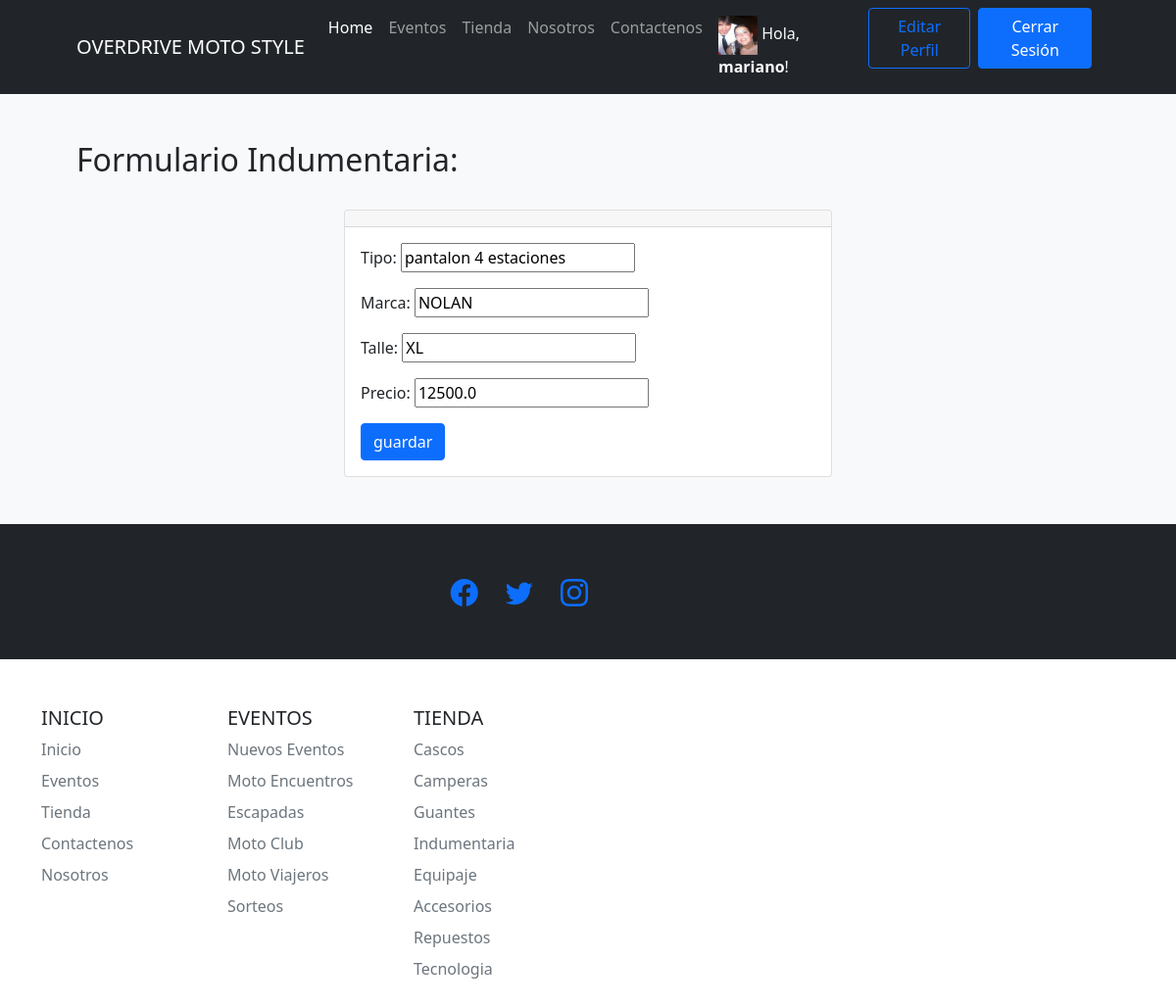
/tiendaapp/editar_indumentaria/2/ (signed in), run on the app's committed database.
### tiendaapp/models.py (models this page shows)
class Avatar(models.Model):
    usuario = models.OneToOneField(User, on_delete=models.CASCADE)
    imagen = models.ImageField(upload_to='avatar/', blank=True, null=True)

class indumentaria(models.Model):
    tipo = models.CharField("Tipo", max_length=30)
    marca = models.CharField("Marca", max_length=30)
    talle = models.CharField("Talle", max_length=30)
    precio = models.FloatField ("Precio $")

### tiendaapp/views.py (the view, shortened to what this page needs)
# urls.py: path('editar_indumentaria/<indumentaria_id>/', editar_indumentaria, name="editar_indumentaria"),
def editar_indumentaria(request, indumentaria_id):
    Indumentaria = indumentaria.objects.get(id=indumentaria_id)
    formulario = IndumentariaFormulario(initial={"marca":Indumentaria.marca,"tipo":Indumentaria.tipo, "talle":Indumentaria.talle, "precio":Indumentaria.precio })
    return render(request,"tiendaapp/formulario_indumentaria.html",{"form":formulario})

### tiendaapp/forms.py
class IndumentariaFormulario(forms.Form):
    tipo = forms.CharField()
    marca = forms.CharField()
    talle = forms.CharField()
    precio = forms.FloatField()

### tiendaapp/templates/tiendaapp/formulario_indumentaria.html (shortened to what this page needs)
{% extends 'tiendaapp/base.html' %}
{% load static %}
{% block contenidoPagina %}
{% if user.is_staff %}
<section class="bg-light py-5">
    <div class="container px-5">
        <h2>Formulario Indumentaria:</h2>
        <br>
        <div class="row gx-5 justify-content-center">
            <div class="col-lg-6">
                <div class="card">
                    <div class="card-header text-center">
                    </div>
                    <div class="card-body">
                        <form action="" method="post">
                            {{ form.as_p }}
                            <input type="submit" class="btn btn-primary" value="guardar">
                        </form>
                    </div>
                </div>
            </div>
        </div>
    </div>
</section>
{% endif %}
{% endblock %}

### tiendaapp/templates/tiendaapp/base.html (shortened to what this page needs)
{% load static %}
<!DOCTYPE html>
<html lang="es-la">
    <head>
        <link rel="stylesheet" href="https://cdn.jsdelivr.net/npm/bootstrap-icons@1.8.3/font/bootstrap-icons.css">
        <link href="{% static 'css/styles.css'%}" rel="stylesheet" />
    </head>
    <body>
        <nav class="navbar navbar-expand-lg navbar-dark bg-dark">
            <div class="container px-5">
                <a class="navbar-brand" href="{% url 'index' %}">OVERDRIVE MOTO STYLE</a>
               <div class="collapse navbar-collapse" id="navbarSupportedContent">
                    <ul class="navbar-nav ms-auto mb-2 mb-lg-0">
                        <li class="nav-item"><a class="nav-link active" aria-current="page" href="{% url 'index' %}">Home</a></li>
                        <li class="nav-item"><a class="nav-link" href="{% url 'Eventos' %}">Eventos</a></li>
                        <li class="nav-item"><a class="nav-link" href="{% url 'tienda' %}">Tienda</a></li>
                        <li class="nav-item"><a class="nav-link" href="{% url 'nosotros' %}">Nosotros</a></li>
                        <li class="nav-item"><a class="nav-link" href="{% url 'contacto' %}">Contactenos</a></li>
                        {% if user.is_authenticated %}
                            <li class="nav-item"><p class="text-light my-2 mx-2">
                                {% if user.avatar.imagen %}
                                    <img src="{{ user.avatar.imagen.url }}" style="width: 40px; height: 40px;" alt="">
                                {% else %}
                                    <i class="bi bi-person-bounding-box"></i>
                                {% endif %}
                                Hola, <b>{{user.username}}</b>!</p></li>
                            <li class="nav-item"><a class="btn btn-outline-primary" href="{% url 'editar_perfil' %}">Editar Perfil</a></li>
                            <li class="nav-item"><a class="btn btn-primary mx-2" href="{% url 'logout' %}">Cerrar Sesión</a></li>
                        {% else %}
                            <li class="nav-item"><a class="btn btn-primary mx-2" href="{% url 'login' %}">Iniciar Sesión</a></li>
                            <li class="nav-item"><a class="btn btn-outline-primary" href="{% url 'register' %}">Registrarse</a></li>
                        {% endif %}
                    </ul>
                </div>
            </div>
        </nav>
        {% block contenidoPagina %}
        {% endblock %}
        <footer class="py-5 bg-dark">
            <div class="container px-4 px-lg-5">
                <div class="col-lg-6 h-100 text-center text-lg-end my-auto">
                    <ul class="list-inline mb-0">
                        <li class="list-inline-item me-4">
                            <a href="{% url 'en_construccion'%}" ><i class="bi-facebook fs-3"></i></a>
                        </li>
                        <li class="list-inline-item me-4">
                            <a href="{% url 'en_construccion'%}" ><i class="bi-twitter fs-3"></i></a>
                        </li>
                        <li class="list-inline-item">
                            <a href="{% url 'en_construccion'%}" ><i class="bi-instagram fs-3"></i></a>
                        </li>
                    </ul>
                </div>
        </footer>
    </body>
</html>
</html>
    </body>
        <div class="container">
            <footer class="py-5">
            <div class="row">
                <div class="col-6 col-md-2 mb-3">
                <h5>INICIO</h5>
                <ul class="nav flex-column">
                    <li class="nav-item mb-2"><a href="{% url 'index' %}" class="nav-link p-0 text-muted">Inicio</a></li>
                    <li class="nav-item mb-2"><a href="{% url 'Eventos' %}" class="nav-link p-0 text-muted">Eventos</a></li>
                    <li class="nav-item mb-2"><a href="{% url 'tienda' %}" class="nav-link p-0 text-muted">Tienda</a></li>
                    <li class="nav-item mb-2"><a href="{% url 'contacto' %}" class="nav-link p-0 text-muted">Contactenos</a></li>
                    <li class="nav-item mb-2"><a href="{% url 'nosotros' %}" class="nav-link p-0 text-muted">Nosotros</a></li>
                </ul>
                </div>
                <div class="col-6 col-md-2 mb-3">
                <h5>EVENTOS</h5>
                <ul class="nav flex-column">
                   {% if user.is_staff %}
                    <li class="nav-item mb-2"><a href="{% url 'crear_Evento' %}"  class="nav-link p-0 text-muted">Nuevos Eventos</a></li>
                   {% endif %}
                    <li class="nav-item mb-2"><a href="{% url 'Eventos' %}" class="nav-link p-0 text-muted">Moto Encuentros</a></li>
                    <li class="nav-item mb-2"><a href="{% url 'en_construccion'%}" class="nav-link p-0 text-muted">Escapadas</a></li>
                    <li class="nav-item mb-2"><a href="{% url 'en_construccion'%}" class="nav-link p-0 text-muted">Moto Club</a></li>
                    <li class="nav-item mb-2"><a href="{% url 'en_construccion'%}" class="nav-link p-0 text-muted">Moto Viajeros</a></li>
                    <li class="nav-item mb-2"><a href="{% url 'en_construccion'%}" class="nav-link p-0 text-muted">Sorteos</a></li>
                </ul>
                </div>
                <div class="col-6 col-md-2 mb-3">
                <h5>TIENDA</h5>
                <ul class="nav flex-column">
                    <li class="nav-item mb-2"><a href="{% url 'cascos' %}"  class="nav-link p-0 text-muted">Cascos</a></li>
                    <li class="nav-item mb-2"><a href="{% url 'camperas' %}"  class="nav-link p-0 text-muted">Camperas</a></li>
                    <li class="nav-item mb-2"><a href="{% url 'guantes' %}"  class="nav-link p-0 text-muted">Guantes</a></li>
                    <li class="nav-item mb-2"><a href="{% url 'indumentaria' %}"  class="nav-link p-0 text-muted">Indumentaria</a></li>
                    <li class="nav-item mb-2"><a href="{% url 'equipaje' %}"  class="nav-link p-0 text-muted">Equipaje</a></li>
                    <li class="nav-item mb-2"><a href="{% url 'accesorios' %}"  class="nav-link p-0 text-muted">Accesorios</a></li>
                    <li class="nav-item mb-2"><a href="{% url 'repuestos' %}"  class="nav-link p-0 text-muted">Repuestos</a></li>
                    <li class="nav-item mb-2"><a href="{% url 'tecnologia' %}"  class="nav-link p-0 text-muted">Tecnologia</a></li>
                </ul>
                </div>
        </div>
    </body>
</html>

### data on the page
indumentaria: tipo "pantalon 4 estaciones", marca "NOLAN", talle "XL", precio "12500.0"

### other printed values
{{ user.username }} "mariano"
